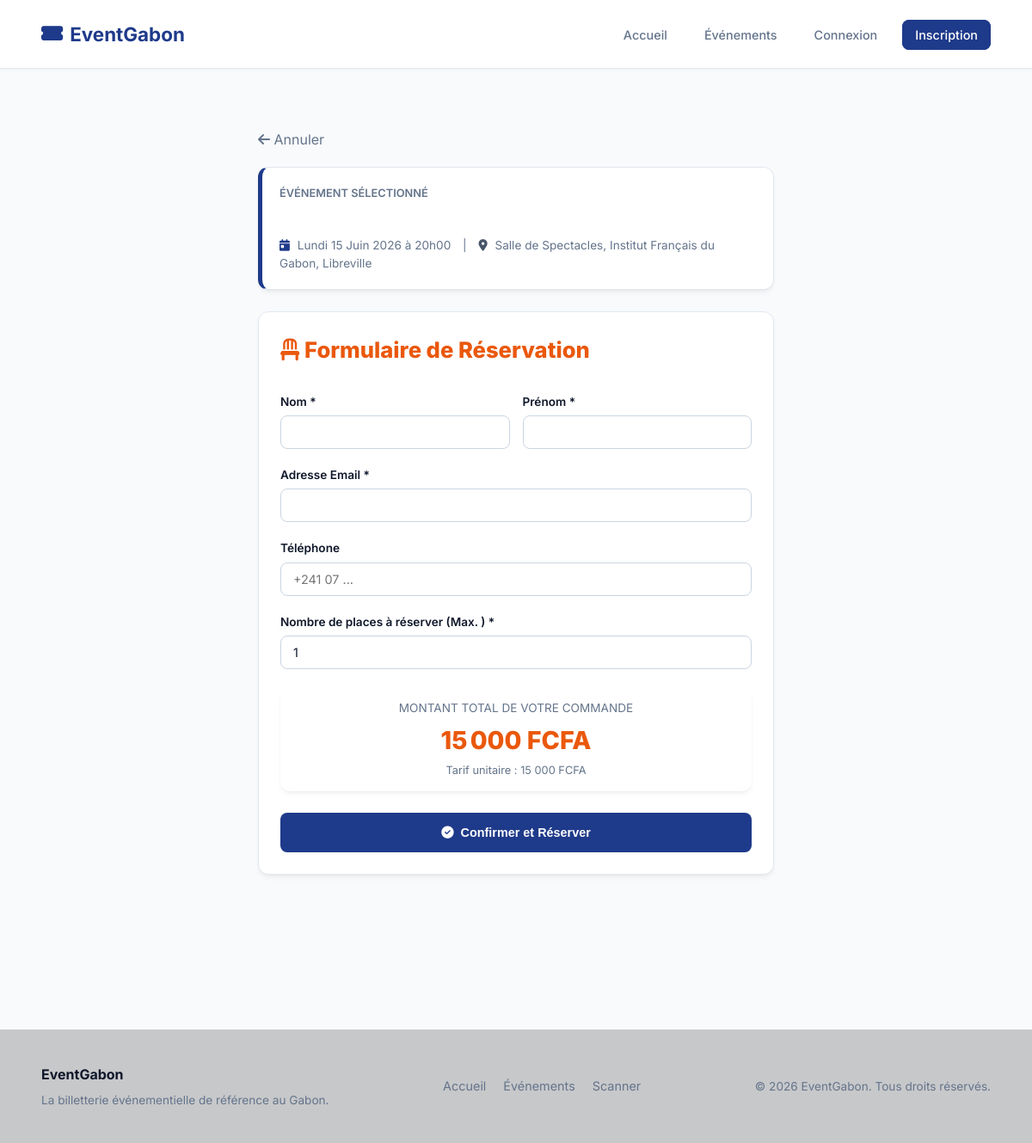
The page /index.php?page=reservations&action=creer&evenement_id=1 on the database its author committed.
### tables this page shows
CREATE TABLE IF NOT EXISTS evenement (
    id INT AUTO_INCREMENT PRIMARY KEY,
    titre VARCHAR(200) NOT NULL,
    description TEXT,
    date DATETIME NOT NULL,
    lieu VARCHAR(150) NOT NULL,
    capacite INT NOT NULL CHECK (capacite >= 0),
    prix_billet DECIMAL(10, 2) NOT NULL CHECK (prix_billet >= 0),
    organisateur_id INT,
    image_url VARCHAR(255),
    FOREIGN KEY (organisateur_id) REFERENCES organisateur(id) ON DELETE SET NULL
);

### models/Evenement.php (called while the page is built, shortened)
<?php
class Evenement {
    public static function getById($pdo, $id) {
        $sql = "SELECT e.*, o.nom AS organisateur_nom, o.email AS organisateur_email, o.telephone AS organisateur_tel
                FROM evenement e
                LEFT JOIN organisateur o ON e.organisateur_id = o.id
                WHERE e.id = ?";
        $stmt = $pdo->prepare($sql);
        $stmt->execute([$id]);
        return $stmt->fetch();
    }
}

### includes/helpers.php (called while the page is built, shortened)
<?php
if (!function_exists('isLoggedIn')) {
    function isLoggedIn() {
        return isset($_SESSION['user']);
    }
}
if (!function_exists('formatPrix')) {
    function formatPrix($montant) {
        return number_format($montant, 0, ',', ' ') . ' FCFA';
    }
}
if (!function_exists('formatDate')) {
    function formatDate($dateStr) {
        $timestamp = strtotime($dateStr);
        $jours = ['Dimanche', 'Lundi', 'Mardi', 'Mercredi', 'Jeudi', 'Vendredi', 'Samedi'];
        $mois = ['', 'Janvier', 'Février', 'Mars', 'Avril', 'Mai', 'Juin', 'Juillet', 'Août', 'Septembre', 'Octobre', 'Novembre', 'Décembre'];
        $j = $jours[date('w', $timestamp)];
        $d = date('d', $timestamp);
        $m = $mois[(int)date('m', $timestamp)];
        $y = date('Y', $timestamp);
        $time = date('H\hi', $timestamp);
        return "$j $d $m $y à $time";
    }
}

### views/reservations/formulaire.php (the view, shortened to what this page needs)
<?php require_once __DIR__ . '/../layout/header.php'; ?>
<div style="max-width: 600px; margin: 40px auto;">
    <div style="margin-bottom: 20px;">
        <a href="index.php?page=evenements&action=detail&id=<?= $evenement->id ?>" style="color: var(--text-muted);"><i class="fa-solid fa-arrow-left"></i> Annuler</a>
    </div>
    <div class="card-glass" style="margin-bottom: 25px; border-left: 5px solid var(--primary); padding: 20px;">
        <span style="color: var(--text-muted); font-size: 0.8rem; font-weight: 600; display: block; text-transform: uppercase;">Événement sélectionné</span>
        <h3 style="font-size: 1.3rem; font-weight: 700; color: white; margin-top: 5px;"><?= htmlspecialchars($evenement->titre) ?></h3>
        <p style="color: var(--text-muted); font-size: 0.85rem; margin-top: 5px;">
            <i class="fa-solid fa-calendar-day" style="color: var(--primary); margin-right: 5px;"></i> <?= formatDate($evenement->date) ?>
            <span style="margin: 0 10px;">|</span>
            <i class="fa-solid fa-location-dot" style="color: var(--secondary); margin-right: 5px;"></i> <?= htmlspecialchars($evenement->lieu) ?>
        </p>
    </div>
    <div class="card-glass">
        <h2 style="font-size: 1.6rem; font-weight: 800; margin-bottom: 20px; border-bottom: 1px solid var(--border-glass); padding-bottom: 10px; color: var(--accent);"><i class="fa-solid fa-chair"></i> Formulaire de Réservation</h2>
        <form action="index.php?page=reservations&action=creer" method="POST">
            <div style="display: grid; grid-template-columns: 1fr 1fr; gap: 15px;">
                <div class="form-group">
                    <label for="nom" class="form-label">Nom *</label>
                    <input type="text" name="nom" id="nom" class="form-control" required
                           value="<?= isLoggedIn() ? htmlspecialchars($_SESSION['user']->nom) : (isset($_POST['nom']) ? htmlspecialchars($_POST['nom']) : '') ?>">
                </div>
                <div class="form-group">
                    <label for="prenom" class="form-label">Prénom *</label>
                    <input type="text" name="prenom" id="prenom" class="form-control" required
                           value="<?= isLoggedIn() ? htmlspecialchars($_SESSION['user']->prenom) : (isset($_POST['prenom']) ? htmlspecialchars($_POST['prenom']) : '') ?>">
                </div>
            </div>
            <div class="form-group">
                <label for="email" class="form-label">Adresse Email *</label>
                <input type="email" name="email" id="email" class="form-control" required
                       value="<?= isLoggedIn() ? htmlspecialchars($_SESSION['user']->email) : (isset($_POST['email']) ? htmlspecialchars($_POST['email']) : '') ?>">
            </div>
            <div class="form-group">
                <label for="telephone" class="form-label">Téléphone</label>
                <input type="tel" name="telephone" id="telephone" class="form-control" placeholder="+241 07 ..."
                       value="<?= isLoggedIn() ? htmlspecialchars($_SESSION['user']->telephone) : (isset($_POST['telephone']) ? htmlspecialchars($_POST['telephone']) : '') ?>">
            </div>
            <div class="form-group">
                <label for="nb_places" class="form-label">Nombre de places à réserver (Max. <?= $placesDisponibles ?>) *</label>
                <input type="number" name="nb_places" id="nb_places" class="form-control" min="1" max="<?= $placesDisponibles ?>"
                       value="<?= isset($_POST['nb_places']) ? (int)$_POST['nb_places'] : 1 ?>"
                       data-price="<?= (float)$evenement->prix_billet ?>" required>
            </div>
            <div class="card-glass" style="background: rgba(255, 255, 255, 0.01); border: 1px solid var(--border-glass); padding: 15px; margin-bottom: 25px; text-align: center;">
                <span style="font-size: 0.85rem; color: var(--text-muted); display: block; text-transform: uppercase;">Montant total de votre commande</span>
                <span id="total-price-display" style="font-size: 1.8rem; font-weight: 800; color: var(--accent); margin-top: 5px; display: block;">0 FCFA</span>
                <span style="font-size: 0.8rem; color: var(--text-muted); display: block; margin-top: 4px;">Tarif unitaire : <?= formatPrix($evenement->prix_billet) ?></span>
            </div>
            <button type="submit" class="btn btn-primary" style="width: 100%; padding: 14px;"><i class="fa-solid fa-circle-check"></i> Confirmer et Réserver</button>
        </form>
    </div>
</div>
<?php require_once __DIR__ . '/../layout/footer.php'; ?>

### assets/css/style.css (style rules this page uses)
:root { --bg-main: #f8fafc; --bg-card: #ffffff; --bg-card-hover: #ffffff; --border-light: #e2e8f0; --border-light-focus: #cbd5e1; --primary: #1e3a8a; --primary-hover: #1e40af; --primary-glow: rgba(30, 58, 138, 0.1); --secondary: #475569; --secondary-hover: #334155; --accent: #ea580c; --text-primary: #0f172a; --text-body: #334155; --text-muted: #64748b; --success: #0f766e; --success-bg: #f0fdf4; --success-border: #bbf7d0; --error: #be123c; --error-bg: #fff1f2; --error-border: #fecdd3; --warning: #b45309; --warning-bg: #fffbeb; --warning-border: #fef08a; --font-sans: 'Inter', -apple-system, BlinkMacSystemFont, "Segoe UI", Roboto, Helvetica, Arial, sans-serif; --transition-smooth: all 0.2s ease-in-out; --radius-lg: 12px; --radius-md: 8px; --shadow-soft: 0 4px 6px -1px rgba(0, 0, 0, 0.05), 0 2px 4px -2px rgba(0, 0, 0, 0.05); --shadow-premium: 0 10px 15px -3px rgba(0, 0, 0, 0.05), 0 4px 6px -4px rgba(0, 0, 0, 0.05); }
* { box-sizing: border-box; margin: 0; padding: 0; }
body { background-color: var(--bg-main); color: var(--text-body); font-family: var(--font-sans); line-height: 1.5; min-height: 100vh; display: flex; flex-direction: column; }
a { color: var(--primary); text-decoration: none; transition: var(--transition-smooth); }
.btn { display: inline-flex; align-items: center; justify-content: center; gap: 8px; padding: 10px 20px; font-size: 0.9rem; font-weight: 600; border-radius: var(--radius-md); border: 1px solid transparent; cursor: pointer; transition: var(--transition-smooth); text-align: center; }
.btn-primary { background: var(--primary); color: white; }
.card-glass { background: var(--bg-card); border: 1px solid var(--border-light); border-radius: var(--radius-lg); padding: 25px; box-shadow: var(--shadow-soft); transition: var(--transition-smooth); }
.form-group { margin-bottom: 20px; }
.form-label { display: block; margin-bottom: 6px; font-size: 0.85rem; font-weight: 600; color: var(--text-primary); }
.form-control { width: 100%; background: #ffffff; border: 1px solid var(--border-light-focus); border-radius: var(--radius-md); padding: 10px 14px; font-family: var(--font-sans); color: var(--text-primary); font-size: 0.9rem; transition: var(--transition-smooth); }

### rows shown on the page
evenement: date "Lundi 15 Juin 2026 à 20h00", lieu "Salle de Spectacles, Institut Français du Gabon, Libreville", prix_billet "15 000 FCFA"
